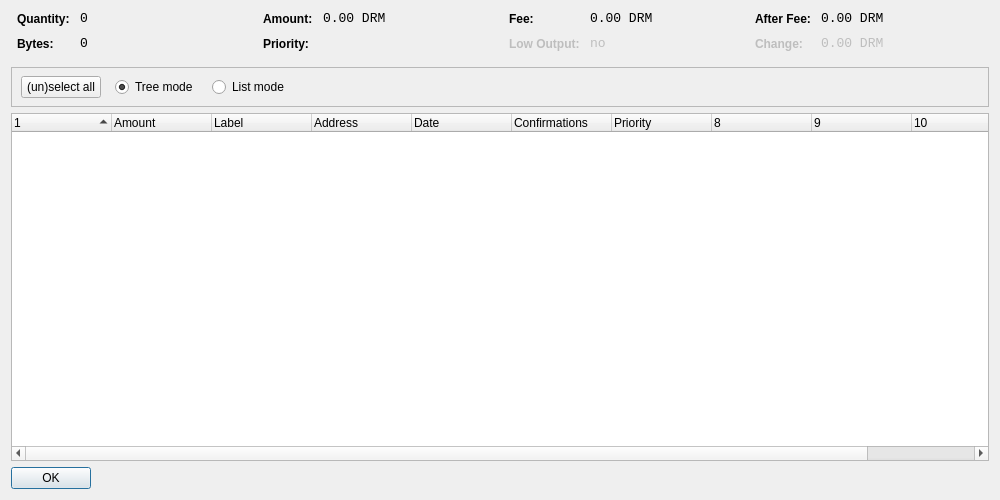
<?xml version="1.0" encoding="UTF-8"?>
<ui version="4.0">
 <class>CoinControlDialog</class>
 <widget class="QDialog" name="CoinControlDialog">
  <property name="geometry">
   <rect>
    <x>0</x>
    <y>0</y>
    <width>1000</width>
    <height>500</height>
   </rect>
  </property>
  <property name="windowTitle">
   <string>Coin Control</string>
  </property>
  <property name="styleSheet">
   <string notr="true">background-image: url(:/images/image2);</string>
  </property>
  <layout class="QVBoxLayout" name="verticalLayout">
   <item>
    <layout class="QHBoxLayout" name="horizontalLayoutTop" stretch="0,0,0,0">
     <property name="topMargin">
      <number>0</number>
     </property>
     <property name="bottomMargin">
      <number>10</number>
     </property>
     <item>
      <layout class="QFormLayout" name="formLayoutCoinControl1">
       <property name="horizontalSpacing">
        <number>10</number>
       </property>
       <property name="verticalSpacing">
        <number>10</number>
       </property>
       <property name="leftMargin">
        <number>6</number>
       </property>
       <property name="rightMargin">
        <number>6</number>
       </property>
       <item row="0" column="0">
        <widget class="QLabel" name="labelCoinControlQuantityText">
         <property name="styleSheet">
          <string notr="true">font-weight:bold;</string>
         </property>
         <property name="text">
          <string>Quantity:</string>
         </property>
        </widget>
       </item>
       <item row="0" column="1">
        <widget class="QLabel" name="labelCoinControlQuantity">
         <property name="font">
          <font>
           <family>Monospace</family>
           <pointsize>10</pointsize>
          </font>
         </property>
         <property name="cursor">
          <cursorShape>IBeamCursor</cursorShape>
         </property>
         <property name="contextMenuPolicy">
          <enum>Qt::ActionsContextMenu</enum>
         </property>
         <property name="text">
          <string notr="true">0</string>
         </property>
         <property name="textInteractionFlags">
          <set>Qt::LinksAccessibleByMouse|Qt::TextSelectableByKeyboard|Qt::TextSelectableByMouse</set>
         </property>
        </widget>
       </item>
       <item row="1" column="0">
        <widget class="QLabel" name="labelCoinControlBytesText">
         <property name="styleSheet">
          <string notr="true">font-weight:bold;</string>
         </property>
         <property name="text">
          <string>Bytes:</string>
         </property>
        </widget>
       </item>
       <item row="1" column="1">
        <widget class="QLabel" name="labelCoinControlBytes">
         <property name="font">
          <font>
           <family>Monospace</family>
           <pointsize>10</pointsize>
          </font>
         </property>
         <property name="cursor">
          <cursorShape>IBeamCursor</cursorShape>
         </property>
         <property name="contextMenuPolicy">
          <enum>Qt::ActionsContextMenu</enum>
         </property>
         <property name="text">
          <string notr="true">0</string>
         </property>
         <property name="textInteractionFlags">
          <set>Qt::LinksAccessibleByMouse|Qt::TextSelectableByKeyboard|Qt::TextSelectableByMouse</set>
         </property>
        </widget>
       </item>
      </layout>
     </item>
     <item>
      <layout class="QFormLayout" name="formLayoutCoinControl2">
       <property name="horizontalSpacing">
        <number>10</number>
       </property>
       <property name="verticalSpacing">
        <number>10</number>
       </property>
       <property name="leftMargin">
        <number>6</number>
       </property>
       <property name="rightMargin">
        <number>6</number>
       </property>
       <item row="0" column="0">
        <widget class="QLabel" name="labelCoinControlAmountText">
         <property name="styleSheet">
          <string notr="true">font-weight:bold;</string>
         </property>
         <property name="text">
          <string>Amount:</string>
         </property>
        </widget>
       </item>
       <item row="0" column="1">
        <widget class="QLabel" name="labelCoinControlAmount">
         <property name="font">
          <font>
           <family>Monospace</family>
           <pointsize>10</pointsize>
          </font>
         </property>
         <property name="cursor">
          <cursorShape>IBeamCursor</cursorShape>
         </property>
         <property name="contextMenuPolicy">
          <enum>Qt::ActionsContextMenu</enum>
         </property>
         <property name="text">
          <string notr="true">0.00 DRM</string>
         </property>
         <property name="textInteractionFlags">
          <set>Qt::LinksAccessibleByMouse|Qt::TextSelectableByKeyboard|Qt::TextSelectableByMouse</set>
         </property>
        </widget>
       </item>
       <item row="1" column="0">
        <widget class="QLabel" name="labelCoinControlPriorityText">
         <property name="styleSheet">
          <string notr="true">font-weight:bold;</string>
         </property>
         <property name="text">
          <string>Priority:</string>
         </property>
        </widget>
       </item>
       <item row="1" column="1">
        <widget class="QLabel" name="labelCoinControlPriority">
         <property name="font">
          <font>
           <family>Monospace</family>
           <pointsize>10</pointsize>
          </font>
         </property>
         <property name="cursor">
          <cursorShape>IBeamCursor</cursorShape>
         </property>
         <property name="contextMenuPolicy">
          <enum>Qt::ActionsContextMenu</enum>
         </property>
         <property name="text">
          <string/>
         </property>
         <property name="textInteractionFlags">
          <set>Qt::LinksAccessibleByMouse|Qt::TextSelectableByKeyboard|Qt::TextSelectableByMouse</set>
         </property>
        </widget>
       </item>
      </layout>
     </item>
     <item>
      <layout class="QFormLayout" name="formLayoutCoinControl3">
       <property name="horizontalSpacing">
        <number>10</number>
       </property>
       <property name="verticalSpacing">
        <number>10</number>
       </property>
       <property name="leftMargin">
        <number>6</number>
       </property>
       <property name="rightMargin">
        <number>6</number>
       </property>
       <item row="0" column="0">
        <widget class="QLabel" name="labelCoinControlFeeText">
         <property name="styleSheet">
          <string notr="true">font-weight:bold;</string>
         </property>
         <property name="text">
          <string>Fee:</string>
         </property>
        </widget>
       </item>
       <item row="0" column="1">
        <widget class="QLabel" name="labelCoinControlFee">
         <property name="font">
          <font>
           <family>Monospace</family>
           <pointsize>10</pointsize>
          </font>
         </property>
         <property name="cursor">
          <cursorShape>IBeamCursor</cursorShape>
         </property>
         <property name="contextMenuPolicy">
          <enum>Qt::ActionsContextMenu</enum>
         </property>
         <property name="text">
          <string notr="true">0.00 DRM</string>
         </property>
         <property name="textInteractionFlags">
          <set>Qt::LinksAccessibleByMouse|Qt::TextSelectableByKeyboard|Qt::TextSelectableByMouse</set>
         </property>
        </widget>
       </item>
       <item row="1" column="0">
        <widget class="QLabel" name="labelCoinControlLowOutputText">
         <property name="enabled">
          <bool>false</bool>
         </property>
         <property name="styleSheet">
          <string notr="true">font-weight:bold;</string>
         </property>
         <property name="text">
          <string>Low Output:</string>
         </property>
        </widget>
       </item>
       <item row="1" column="1">
        <widget class="QLabel" name="labelCoinControlLowOutput">
         <property name="enabled">
          <bool>false</bool>
         </property>
         <property name="font">
          <font>
           <family>Monospace</family>
           <pointsize>10</pointsize>
          </font>
         </property>
         <property name="cursor">
          <cursorShape>IBeamCursor</cursorShape>
         </property>
         <property name="contextMenuPolicy">
          <enum>Qt::ActionsContextMenu</enum>
         </property>
         <property name="text">
          <string notr="true">no</string>
         </property>
         <property name="textInteractionFlags">
          <set>Qt::LinksAccessibleByMouse|Qt::TextSelectableByKeyboard|Qt::TextSelectableByMouse</set>
         </property>
        </widget>
       </item>
      </layout>
     </item>
     <item>
      <layout class="QFormLayout" name="formLayoutCoinControl4">
       <property name="horizontalSpacing">
        <number>10</number>
       </property>
       <property name="verticalSpacing">
        <number>10</number>
       </property>
       <property name="leftMargin">
        <number>6</number>
       </property>
       <property name="rightMargin">
        <number>6</number>
       </property>
       <item row="0" column="0">
        <widget class="QLabel" name="labelCoinControlAfterFeeText">
         <property name="styleSheet">
          <string notr="true">font-weight:bold;</string>
         </property>
         <property name="text">
          <string>After Fee:</string>
         </property>
        </widget>
       </item>
       <item row="0" column="1">
        <widget class="QLabel" name="labelCoinControlAfterFee">
         <property name="font">
          <font>
           <family>Monospace</family>
           <pointsize>10</pointsize>
          </font>
         </property>
         <property name="cursor">
          <cursorShape>IBeamCursor</cursorShape>
         </property>
         <property name="contextMenuPolicy">
          <enum>Qt::ActionsContextMenu</enum>
         </property>
         <property name="text">
          <string notr="true">0.00 DRM</string>
         </property>
         <property name="textInteractionFlags">
          <set>Qt::LinksAccessibleByMouse|Qt::TextSelectableByKeyboard|Qt::TextSelectableByMouse</set>
         </property>
        </widget>
       </item>
       <item row="1" column="0">
        <widget class="QLabel" name="labelCoinControlChangeText">
         <property name="enabled">
          <bool>false</bool>
         </property>
         <property name="styleSheet">
          <string notr="true">font-weight:bold;</string>
         </property>
         <property name="text">
          <string>Change:</string>
         </property>
        </widget>
       </item>
       <item row="1" column="1">
        <widget class="QLabel" name="labelCoinControlChange">
         <property name="enabled">
          <bool>false</bool>
         </property>
         <property name="font">
          <font>
           <family>Monospace</family>
           <pointsize>10</pointsize>
          </font>
         </property>
         <property name="cursor">
          <cursorShape>IBeamCursor</cursorShape>
         </property>
         <property name="contextMenuPolicy">
          <enum>Qt::ActionsContextMenu</enum>
         </property>
         <property name="text">
          <string notr="true">0.00 DRM</string>
         </property>
         <property name="textInteractionFlags">
          <set>Qt::LinksAccessibleByMouse|Qt::TextSelectableByKeyboard|Qt::TextSelectableByMouse</set>
         </property>
        </widget>
       </item>
      </layout>
     </item>
    </layout>
   </item>
   <item>
    <widget class="QFrame" name="frame">
     <property name="minimumSize">
      <size>
       <width>0</width>
       <height>40</height>
      </size>
     </property>
     <property name="frameShape">
      <enum>QFrame::StyledPanel</enum>
     </property>
     <property name="frameShadow">
      <enum>QFrame::Sunken</enum>
     </property>
     <widget class="QWidget" name="horizontalLayoutWidget">
      <property name="geometry">
       <rect>
        <x>10</x>
        <y>0</y>
        <width>781</width>
        <height>41</height>
       </rect>
      </property>
      <layout class="QHBoxLayout" name="horizontalLayoutPanel" stretch="0,0,0,0">
       <property name="spacing">
        <number>14</number>
       </property>
       <item>
        <widget class="QPushButton" name="pushButtonSelectAll">
         <property name="sizePolicy">
          <sizepolicy hsizetype="Maximum" vsizetype="Fixed">
           <horstretch>0</horstretch>
           <verstretch>0</verstretch>
          </sizepolicy>
         </property>
         <property name="text">
          <string>(un)select all</string>
         </property>
        </widget>
       </item>
       <item>
        <widget class="QRadioButton" name="radioTreeMode">
         <property name="sizePolicy">
          <sizepolicy hsizetype="Maximum" vsizetype="Fixed">
           <horstretch>0</horstretch>
           <verstretch>0</verstretch>
          </sizepolicy>
         </property>
         <property name="text">
          <string>Tree mode</string>
         </property>
         <property name="checked">
          <bool>true</bool>
         </property>
        </widget>
       </item>
       <item>
        <widget class="QRadioButton" name="radioListMode">
         <property name="sizePolicy">
          <sizepolicy hsizetype="Maximum" vsizetype="Fixed">
           <horstretch>0</horstretch>
           <verstretch>0</verstretch>
          </sizepolicy>
         </property>
         <property name="text">
          <string>List mode</string>
         </property>
        </widget>
       </item>
       <item>
        <spacer name="horizontalSpacer">
         <property name="orientation">
          <enum>Qt::Horizontal</enum>
         </property>
         <property name="sizeHint" stdset="0">
          <size>
           <width>40</width>
           <height>20</height>
          </size>
         </property>
        </spacer>
       </item>
      </layout>
     </widget>
    </widget>
   </item>
   <item>
    <widget class="CoinControlTreeWidget" name="treeWidget">
     <property name="contextMenuPolicy">
      <enum>Qt::CustomContextMenu</enum>
     </property>
     <property name="sortingEnabled">
      <bool>false</bool>
     </property>
     <property name="columnCount">
      <number>11</number>
     </property>
     <attribute name="headerShowSortIndicator" stdset="0">
      <bool>true</bool>
     </attribute>
     <attribute name="headerStretchLastSection">
      <bool>false</bool>
     </attribute>
     <column>
      <property name="text">
       <string/>
      </property>
     </column>
     <column>
      <property name="text">
       <string>Amount</string>
      </property>
     </column>
     <column>
      <property name="text">
       <string>Label</string>
      </property>
     </column>
     <column>
      <property name="text">
       <string>Address</string>
      </property>
     </column>
     <column>
      <property name="text">
       <string>Date</string>
      </property>
     </column>
     <column>
      <property name="text">
       <string>Confirmations</string>
      </property>
      <property name="toolTip">
       <string>Confirmed</string>
      </property>
     </column>
     <column>
      <property name="text">
       <string>Priority</string>
      </property>
     </column>
     <column>
      <property name="text">
       <string/>
      </property>
     </column>
     <column>
      <property name="text">
       <string/>
      </property>
     </column>
     <column>
      <property name="text">
       <string/>
      </property>
     </column>
     <column>
      <property name="text">
       <string/>
      </property>
     </column>
    </widget>
   </item>
   <item>
    <widget class="QDialogButtonBox" name="buttonBox">
     <property name="sizePolicy">
      <sizepolicy hsizetype="Maximum" vsizetype="Fixed">
       <horstretch>0</horstretch>
       <verstretch>0</verstretch>
      </sizepolicy>
     </property>
     <property name="orientation">
      <enum>Qt::Horizontal</enum>
     </property>
     <property name="standardButtons">
      <set>QDialogButtonBox::Ok</set>
     </property>
    </widget>
   </item>
  </layout>
 </widget>
 <customwidgets>
  <customwidget>
   <class>CoinControlTreeWidget</class>
   <extends>QTreeWidget</extends>
   <header>coincontroltreewidget.h</header>
  </customwidget>
 </customwidgets>
 <resources/>
 <connections/>
</ui>
